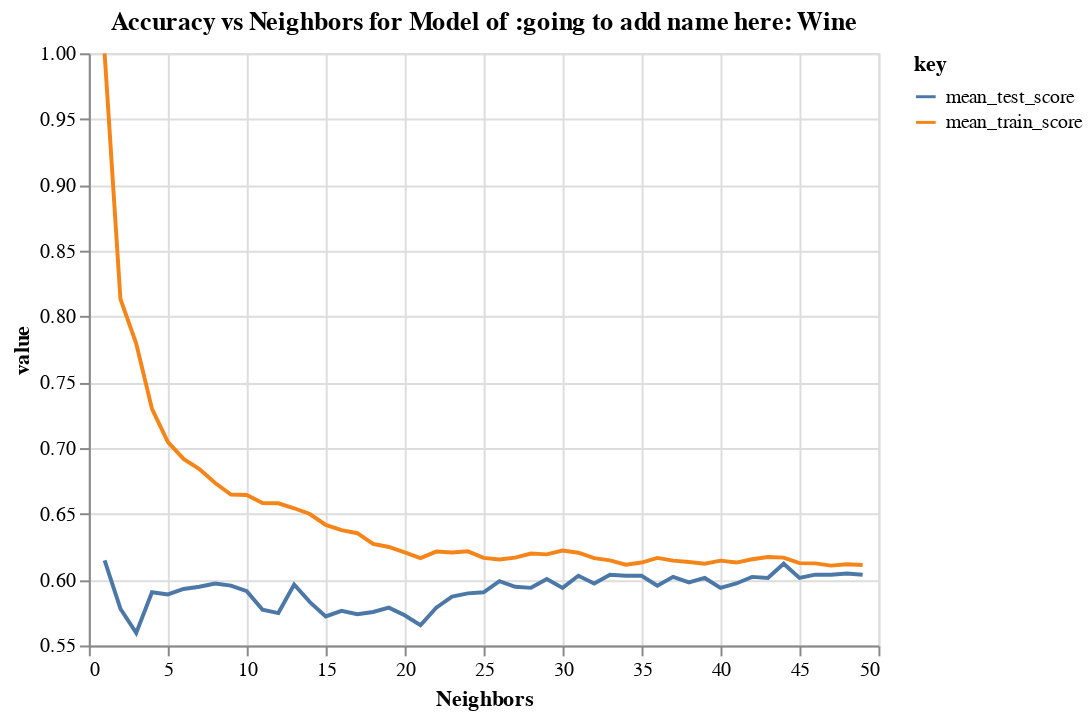

Here is the notebook cell this chart was saved with:
### Code cell
plots[0]

### Figure 1 — Vega-Lite specification as saved in the notebook (floating-point values rounded to 4 significant figures)
{"config": {"view": {"continuousWidth": 400, "continuousHeight": 300}}, "data": {"name": "data-2005ca583d073a59e899d3043889913a"}, "mark": "line", "encoding": {"color": {"field": "key", "type": "nominal"}, "x": {"field": "param_n_neighbors", "scale": {"zero": false}, "title": "Neighbors", "type": "quantitative"}, "y": {"field": "value", "scale": {"zero": false}, "type": "quantitative"}}, "title": "Accuracy vs Neighbors for Model of :going to add name here: Wine", "transform": [{"fold": ["mean_test_score", "mean_train_score"]}], "$schema": "https://vega.github.io/schema/vega-lite/v4.17.0.json", "datasets": {"data-2005ca583d073a59e899d3043889913a": [{"mean_fit_time": 0.003888, "std_fit_time": 0.001575, "mean_score_time": 0.03726, "std_score_time": 0.0158, "param_n_neighbors": 1, "params": {"n_neighbors": 1}, "split0_test_score": 0.6958, "split1_test_score": 0.6, "split2_test_score": 0.5917, "split3_test_score": 0.6625, "split4_test_score": 0.523, "mean_test_score": 0.6146, "std_test_score": 0.06003, "rank_test_score": 1, "split0_train_score": 1.0, "split1_train_score": 1.0, "split2_train_score": 1.0, "split3_train_score": 1.0, "split4_train_score": 1.0, "mean_train_score": 1.0, "std_train_score": 0.0}, {"mean_fit_time": 0.001897, "std_fit_time": 0.0001746, "mean_score_time": 0.0194, "std_score_time": 0.000747, "param_n_neighbors": 2, "params": {"n_neighbors": 2}, "split0_test_score": 0.5708, "split1_test_score": 0.5875, "split2_test_score": 0.5958, "split3_test_score": 0.6, "split4_test_score": 0.5356, "mean_test_score": 0.5779, "std_test_score": 0.02343, "rank_test_score": 40, "split0_train_score": 0.8008, "split1_train_score": 0.8113, "split2_train_score": 0.8144, "split3_train_score": 0.8144, "split4_train_score": 0.826, "mean_train_score": 0.8134, "std_train_score": 0.008053}, {"mean_fit_time": 0.003859, "std_fit_time": 0.001594, "mean_score_time": 0.04136, "std_score_time": 0.01838, "param_n_neighbors": 3, "params": {"n_neighbors": 3}, "split0_test_score": 0.5792, "split1_test_score": 0.5542, "split2_test_score": 0.575, "split3_test_score": 0.5583, "split4_test_score": 0.5314, "mean_test_score": 0.5596, "std_test_score": 0.01701, "rank_test_score": 49, "split0_train_score": 0.7664, "split1_train_score": 0.7789, "split2_train_score": 0.7831, "split3_train_score": 0.7696, "split4_train_score": 0.799, "mean_train_score": 0.7794, "std_train_score": 0.01151}, {"mean_fit_time": 0.001671, "std_fit_time": 1.786e-05, "mean_score_time": 0.01843, "std_score_time": 0.0002176, "param_n_neighbors": 4, "params": {"n_neighbors": 4}, "split0_test_score": 0.6292, "split1_test_score": 0.5958, "split2_test_score": 0.5667, "split3_test_score": 0.6042, "split4_test_score": 0.5565, "mean_test_score": 0.5905, "std_test_score": 0.02621, "rank_test_score": 32, "split0_train_score": 0.7174, "split1_train_score": 0.7341, "split2_train_score": 0.7237, "split3_train_score": 0.731, "split4_train_score": 0.7427, "mean_train_score": 0.7298, "std_train_score": 0.008688}, {"mean_fit_time": 0.002013, "std_fit_time": 0.0002861, "mean_score_time": 0.02024, "std_score_time": 0.001513, "param_n_neighbors": 5, "params": {"n_neighbors": 5}, "split0_test_score": 0.6333, "split1_test_score": 0.5917, "split2_test_score": 0.5875, "split3_test_score": 0.6083, "split4_test_score": 0.523, "mean_test_score": 0.5888, "std_test_score": 0.03661, "rank_test_score": 35, "split0_train_score": 0.683, "split1_train_score": 0.7164, "split2_train_score": 0.7007, "split3_train_score": 0.7112, "split4_train_score": 0.7125, "mean_train_score": 0.7048, "std_train_score": 0.01204}, {"mean_fit_time": 0.001699, "std_fit_time": 5.803e-05, "mean_score_time": 0.01887, "std_score_time": 0.0005622, "param_n_neighbors": 6, "params": {"n_neighbors": 6}, "split0_test_score": 0.65, "split1_test_score": 0.5875, "split2_test_score": 0.575, "split3_test_score": 0.6083, "split4_test_score": 0.5439, "mean_test_score": 0.593, "std_test_score": 0.03534, "rank_test_score": 30, "split0_train_score": 0.6757, "split1_train_score": 0.6955, "split2_train_score": 0.684, "split3_train_score": 0.7018, "split4_train_score": 0.7021, "mean_train_score": 0.6918, "std_train_score": 0.01038}, {"mean_fit_time": 0.001742, "std_fit_time": 0.0001831, "mean_score_time": 0.01934, "std_score_time": 0.0004112, "param_n_neighbors": 7, "params": {"n_neighbors": 7}, "split0_test_score": 0.65, "split1_test_score": 0.5625, "split2_test_score": 0.6, "split3_test_score": 0.6167, "split4_test_score": 0.5439, "mean_test_score": 0.5946, "std_test_score": 0.0379, "rank_test_score": 26, "split0_train_score": 0.6872, "split1_train_score": 0.6945, "split2_train_score": 0.6601, "split3_train_score": 0.683, "split4_train_score": 0.6958, "mean_train_score": 0.6841, "std_train_score": 0.01291}, {"mean_fit_time": 0.001724, "std_fit_time": 0.0001903, "mean_score_time": 0.01914, "std_score_time": 0.001274, "param_n_neighbors": 8, "params": {"n_neighbors": 8}, "split0_test_score": 0.6333, "split1_test_score": 0.5542, "split2_test_score": 0.625, "split3_test_score": 0.625, "split4_test_score": 0.5481, "mean_test_score": 0.5971, "std_test_score": 0.03772, "rank_test_score": 21, "split0_train_score": 0.6601, "split1_train_score": 0.6788, "split2_train_score": 0.6736, "split3_train_score": 0.6767, "split4_train_score": 0.6781, "mean_train_score": 0.6735, "std_train_score": 0.006942}, {"mean_fit_time": 0.001623, "std_fit_time": 2.631e-05, "mean_score_time": 0.01847, "std_score_time": 0.00019, "param_n_neighbors": 9, "params": {"n_neighbors": 9}, "split0_test_score": 0.625, "split1_test_score": 0.5375, "split2_test_score": 0.6208, "split3_test_score": 0.6208, "split4_test_score": 0.5732, "mean_test_score": 0.5955, "std_test_score": 0.03468, "rank_test_score": 23, "split0_train_score": 0.6507, "split1_train_score": 0.6757, "split2_train_score": 0.6559, "split3_train_score": 0.6632, "split4_train_score": 0.6781, "mean_train_score": 0.6647, "std_train_score": 0.01075}, {"mean_fit_time": 0.001651, "std_fit_time": 5.024e-05, "mean_score_time": 0.01865, "std_score_time": 0.0001347, "param_n_neighbors": 10, "params": {"n_neighbors": 10}, "split0_test_score": 0.6167, "split1_test_score": 0.5417, "split2_test_score": 0.6167, "split3_test_score": 0.6125, "split4_test_score": 0.569, "mean_test_score": 0.5913, "std_test_score": 0.03064, "rank_test_score": 31, "split0_train_score": 0.658, "split1_train_score": 0.6747, "split2_train_score": 0.6559, "split3_train_score": 0.658, "split4_train_score": 0.675, "mean_train_score": 0.6643, "std_train_score": 0.008631}, {"mean_fit_time": 0.001792, "std_fit_time": 0.0002045, "mean_score_time": 0.0199, "std_score_time": 0.001336, "param_n_neighbors": 11, "params": {"n_neighbors": 11}, "split0_test_score": 0.6083, "split1_test_score": 0.5333, "split2_test_score": 0.5833, "split3_test_score": 0.5958, "split4_test_score": 0.5649, "mean_test_score": 0.5771, "std_test_score": 0.02619, "rank_test_score": 41, "split0_train_score": 0.6569, "split1_train_score": 0.6757, "split2_train_score": 0.6423, "split3_train_score": 0.6465, "split4_train_score": 0.6698, "mean_train_score": 0.6583, "std_train_score": 0.01289}, {"mean_fit_time": 0.001777, "std_fit_time": 0.0001838, "mean_score_time": 0.01967, "std_score_time": 0.0003664, "param_n_neighbors": 12, "params": {"n_neighbors": 12}, "split0_test_score": 0.5792, "split1_test_score": 0.55, "split2_test_score": 0.5708, "split3_test_score": 0.6, "split4_test_score": 0.5732, "mean_test_score": 0.5746, "std_test_score": 0.01605, "rank_test_score": 44, "split0_train_score": 0.6601, "split1_train_score": 0.6694, "split2_train_score": 0.6371, "split3_train_score": 0.6486, "split4_train_score": 0.675, "mean_train_score": 0.658, "std_train_score": 0.01377}, {"mean_fit_time": 0.001728, "std_fit_time": 0.0001344, "mean_score_time": 0.01968, "std_score_time": 0.0009505, "param_n_neighbors": 13, "params": {"n_neighbors": 13}, "split0_test_score": 0.6, "split1_test_score": 0.575, "split2_test_score": 0.6, "split3_test_score": 0.6208, "split4_test_score": 0.5858, "mean_test_score": 0.5963, "std_test_score": 0.01545, "rank_test_score": 22, "split0_train_score": 0.6621, "split1_train_score": 0.6632, "split2_train_score": 0.6413, "split3_train_score": 0.6403, "split4_train_score": 0.6646, "mean_train_score": 0.6543, "std_train_score": 0.01107}, {"mean_fit_time": 0.003775, "std_fit_time": 0.001811, "mean_score_time": 0.0426, "std_score_time": 0.01922, "param_n_neighbors": 14, "params": {"n_neighbors": 14}, "split0_test_score": 0.5875, "split1_test_score": 0.575, "split2_test_score": 0.5833, "split3_test_score": 0.6, "split4_test_score": 0.569, "mean_test_score": 0.583, "std_test_score": 0.01066, "rank_test_score": 37, "split0_train_score": 0.6444, "split1_train_score": 0.6455, "split2_train_score": 0.6475, "split3_train_score": 0.6475, "split4_train_score": 0.6646, "mean_train_score": 0.6499, "std_train_score": 0.007434}, {"mean_fit_time": 0.00332, "std_fit_time": 0.001114, "mean_score_time": 0.02293, "std_score_time": 0.001983, "param_n_neighbors": 15, "params": {"n_neighbors": 15}, "split0_test_score": 0.5667, "split1_test_score": 0.5625, "split2_test_score": 0.5875, "split3_test_score": 0.5958, "split4_test_score": 0.5481, "mean_test_score": 0.5721, "std_test_score": 0.0173, "rank_test_score": 47, "split0_train_score": 0.633, "split1_train_score": 0.6496, "split2_train_score": 0.6455, "split3_train_score": 0.6236, "split4_train_score": 0.6562, "mean_train_score": 0.6416, "std_train_score": 0.01178}, {"mean_fit_time": 0.001643, "std_fit_time": 1.587e-05, "mean_score_time": 0.01908, "std_score_time": 9.949e-05, "param_n_neighbors": 16, "params": {"n_neighbors": 16}, "split0_test_score": 0.5625, "split1_test_score": 0.5583, "split2_test_score": 0.6042, "split3_test_score": 0.6167, "split4_test_score": 0.5397, "mean_test_score": 0.5763, "std_test_score": 0.02917, "rank_test_score": 42, "split0_train_score": 0.6298, "split1_train_score": 0.6455, "split2_train_score": 0.635, "split3_train_score": 0.6236, "split4_train_score": 0.6542, "mean_train_score": 0.6376, "std_train_score": 0.01096}, {"mean_fit_time": 0.003518, "std_fit_time": 0.001586, "mean_score_time": 0.0411, "std_score_time": 0.01816, "param_n_neighbors": 17, "params": {"n_neighbors": 17}, "split0_test_score": 0.5792, "split1_test_score": 0.5542, "split2_test_score": 0.6, "split3_test_score": 0.6125, "split4_test_score": 0.523, "mean_test_score": 0.5738, "std_test_score": 0.03218, "rank_test_score": 45, "split0_train_score": 0.6298, "split1_train_score": 0.6361, "split2_train_score": 0.6361, "split3_train_score": 0.6257, "split4_train_score": 0.649, "mean_train_score": 0.6353, "std_train_score": 0.007885}, {"mean_fit_time": 0.003228, "std_fit_time": 0.0007545, "mean_score_time": 0.03861, "std_score_time": 0.006288, "param_n_neighbors": 18, "params": {"n_neighbors": 18}, "split0_test_score": 0.5792, "split1_test_score": 0.55, "split2_test_score": 0.6083, "split3_test_score": 0.6, "split4_test_score": 0.5397, "mean_test_score": 0.5754, "std_test_score": 0.02691, "rank_test_score": 43, "split0_train_score": 0.6152, "split1_train_score": 0.633, "split2_train_score": 0.633, "split3_train_score": 0.6131, "split4_train_score": 0.6417, "mean_train_score": 0.6272, "std_train_score": 0.0111}, {"mean_fit_time": 0.001753, "std_fit_time": 0.0001755, "mean_score_time": 0.02016, "std_score_time": 0.001186, "param_n_neighbors": 19, "params": {"n_neighbors": 19}, "split0_test_score": 0.575, "split1_test_score": 0.5583, "split2_test_score": 0.5875, "split3_test_score": 0.6208, "split4_test_score": 0.5523, "mean_test_score": 0.5788, "std_test_score": 0.0244, "rank_test_score": 38, "split0_train_score": 0.6163, "split1_train_score": 0.6288, "split2_train_score": 0.6246, "split3_train_score": 0.6142, "split4_train_score": 0.6406, "mean_train_score": 0.6249, "std_train_score": 0.009506}, {"mean_fit_time": 0.001638, "std_fit_time": 4.194e-05, "mean_score_time": 0.01929, "std_score_time": 0.0002097, "param_n_neighbors": 20, "params": {"n_neighbors": 20}, "split0_test_score": 0.5958, "split1_test_score": 0.55, "split2_test_score": 0.5667, "split3_test_score": 0.6125, "split4_test_score": 0.5397, "mean_test_score": 0.5729, "std_test_score": 0.02741, "rank_test_score": 46, "split0_train_score": 0.6194, "split1_train_score": 0.6288, "split2_train_score": 0.6131, "split3_train_score": 0.61, "split4_train_score": 0.6323, "mean_train_score": 0.6207, "std_train_score": 0.008635}, {"mean_fit_time": 0.001882, "std_fit_time": 0.0002546, "mean_score_time": 0.02046, "std_score_time": 0.0005663, "param_n_neighbors": 21, "params": {"n_neighbors": 21}, "split0_test_score": 0.5917, "split1_test_score": 0.5542, "split2_test_score": 0.575, "split3_test_score": 0.5958, "split4_test_score": 0.5105, "mean_test_score": 0.5654, "std_test_score": 0.03115, "rank_test_score": 48, "split0_train_score": 0.609, "split1_train_score": 0.6215, "split2_train_score": 0.6152, "split3_train_score": 0.5996, "split4_train_score": 0.6365, "mean_train_score": 0.6163, "std_train_score": 0.01239}, {"mean_fit_time": 0.001669, "std_fit_time": 5.954e-05, "mean_score_time": 0.01925, "std_score_time": 0.0001489, "param_n_neighbors": 22, "params": {"n_neighbors": 22}, "split0_test_score": 0.5833, "split1_test_score": 0.5667, "split2_test_score": 0.6, "split3_test_score": 0.6167, "split4_test_score": 0.5272, "mean_test_score": 0.5788, "std_test_score": 0.03071, "rank_test_score": 39, "split0_train_score": 0.6152, "split1_train_score": 0.6298, "split2_train_score": 0.6184, "split3_train_score": 0.6027, "split4_train_score": 0.6406, "mean_train_score": 0.6213, "std_train_score": 0.01294}, {"mean_fit_time": 0.002017, "std_fit_time": 0.0003126, "mean_score_time": 0.02173, "std_score_time": 0.001937, "param_n_neighbors": 23, "params": {"n_neighbors": 23}, "split0_test_score": 0.6042, "split1_test_score": 0.5625, "split2_test_score": 0.6042, "split3_test_score": 0.6208, "split4_test_score": 0.5439, "mean_test_score": 0.5871, "std_test_score": 0.02894, "rank_test_score": 36, "split0_train_score": 0.6173, "split1_train_score": 0.6163, "split2_train_score": 0.6225, "split3_train_score": 0.6069, "split4_train_score": 0.6406, "mean_train_score": 0.6207, "std_train_score": 0.01116}, {"mean_fit_time": 0.001749, "std_fit_time": 9.284e-05, "mean_score_time": 0.02071, "std_score_time": 0.0009943, "param_n_neighbors": 24, "params": {"n_neighbors": 24}, "split0_test_score": 0.6, "split1_test_score": 0.5708, "split2_test_score": 0.6042, "split3_test_score": 0.625, "split4_test_score": 0.5481, "mean_test_score": 0.5896, "std_test_score": 0.02701, "rank_test_score": 34, "split0_train_score": 0.6215, "split1_train_score": 0.6277, "split2_train_score": 0.6194, "split3_train_score": 0.6027, "split4_train_score": 0.6365, "mean_train_score": 0.6216, "std_train_score": 0.01114}, {"mean_fit_time": 0.001738, "std_fit_time": 0.0001239, "mean_score_time": 0.0207, "std_score_time": 0.001161, "param_n_neighbors": 25, "params": {"n_neighbors": 25}, "split0_test_score": 0.6083, "split1_test_score": 0.5625, "split2_test_score": 0.6, "split3_test_score": 0.6292, "split4_test_score": 0.5523, "mean_test_score": 0.5905, "std_test_score": 0.0288, "rank_test_score": 33, "split0_train_score": 0.6152, "split1_train_score": 0.6184, "split2_train_score": 0.6142, "split3_train_score": 0.5985, "split4_train_score": 0.6365, "mean_train_score": 0.6166, "std_train_score": 0.01209}, {"mean_fit_time": 0.00193, "std_fit_time": 0.0003026, "mean_score_time": 0.02146, "std_score_time": 0.001219, "param_n_neighbors": 26, "params": {"n_neighbors": 26}, "split0_test_score": 0.6167, "split1_test_score": 0.55, "split2_test_score": 0.6083, "split3_test_score": 0.6333, "split4_test_score": 0.5858, "mean_test_score": 0.5988, "std_test_score": 0.02882, "rank_test_score": 17, "split0_train_score": 0.6163, "split1_train_score": 0.6215, "split2_train_score": 0.61, "split3_train_score": 0.5954, "split4_train_score": 0.6333, "mean_train_score": 0.6153, "std_train_score": 0.01255}, {"mean_fit_time": 0.002268, "std_fit_time": 0.0001242, "mean_score_time": 0.02287, "std_score_time": 0.0004637, "param_n_neighbors": 27, "params": {"n_neighbors": 27}, "split0_test_score": 0.6167, "split1_test_score": 0.55, "split2_test_score": 0.6083, "split3_test_score": 0.6292, "split4_test_score": 0.569, "mean_test_score": 0.5946, "std_test_score": 0.03004, "rank_test_score": 25, "split0_train_score": 0.61, "split1_train_score": 0.6215, "split2_train_score": 0.6184, "split3_train_score": 0.6006, "split4_train_score": 0.6333, "mean_train_score": 0.6168, "std_train_score": 0.011}, {"mean_fit_time": 0.001833, "std_fit_time": 0.0001156, "mean_score_time": 0.02126, "std_score_time": 0.001323, "param_n_neighbors": 28, "params": {"n_neighbors": 28}, "split0_test_score": 0.6167, "split1_test_score": 0.55, "split2_test_score": 0.6125, "split3_test_score": 0.6208, "split4_test_score": 0.569, "mean_test_score": 0.5938, "std_test_score": 0.02876, "rank_test_score": 28, "split0_train_score": 0.6215, "split1_train_score": 0.6277, "split2_train_score": 0.6152, "split3_train_score": 0.6038, "split4_train_score": 0.6312, "mean_train_score": 0.6199, "std_train_score": 0.00975}, {"mean_fit_time": 0.001875, "std_fit_time": 0.0002114, "mean_score_time": 0.0213, "std_score_time": 0.0005543, "param_n_neighbors": 29, "params": {"n_neighbors": 29}, "split0_test_score": 0.6292, "split1_test_score": 0.5625, "split2_test_score": 0.6125, "split3_test_score": 0.6458, "split4_test_score": 0.5523, "mean_test_score": 0.6005, "std_test_score": 0.03685, "rank_test_score": 16, "split0_train_score": 0.6173, "split1_train_score": 0.6194, "split2_train_score": 0.6194, "split3_train_score": 0.6058, "split4_train_score": 0.6344, "mean_train_score": 0.6193, "std_train_score": 0.009082}, {"mean_fit_time": 0.001662, "std_fit_time": 5.158e-05, "mean_score_time": 0.01994, "std_score_time": 0.000487, "param_n_neighbors": 30, "params": {"n_neighbors": 30}, "split0_test_score": 0.6125, "split1_test_score": 0.5625, "split2_test_score": 0.6083, "split3_test_score": 0.625, "split4_test_score": 0.5607, "mean_test_score": 0.5938, "std_test_score": 0.02688, "rank_test_score": 29, "split0_train_score": 0.6236, "split1_train_score": 0.6194, "split2_train_score": 0.6257, "split3_train_score": 0.6017, "split4_train_score": 0.6406, "mean_train_score": 0.6222, "std_train_score": 0.01251}, {"mean_fit_time": 0.001718, "std_fit_time": 5.298e-05, "mean_score_time": 0.02014, "std_score_time": 0.0003645, "param_n_neighbors": 31, "params": {"n_neighbors": 31}, "split0_test_score": 0.6167, "split1_test_score": 0.5625, "split2_test_score": 0.625, "split3_test_score": 0.6417, "split4_test_score": 0.569, "mean_test_score": 0.603, "std_test_score": 0.03149, "rank_test_score": 8, "split0_train_score": 0.6194, "split1_train_score": 0.6215, "split2_train_score": 0.6257, "split3_train_score": 0.6027, "split4_train_score": 0.6333, "mean_train_score": 0.6205, "std_train_score": 0.0101}, {"mean_fit_time": 0.001619, "std_fit_time": 3.785e-05, "mean_score_time": 0.01996, "std_score_time": 0.0003418, "param_n_neighbors": 32, "params": {"n_neighbors": 32}, "split0_test_score": 0.6042, "split1_test_score": 0.5625, "split2_test_score": 0.6208, "split3_test_score": 0.625, "split4_test_score": 0.5732, "mean_test_score": 0.5971, "std_test_score": 0.02514, "rank_test_score": 19, "split0_train_score": 0.6121, "split1_train_score": 0.6173, "split2_train_score": 0.6184, "split3_train_score": 0.6058, "split4_train_score": 0.6281, "mean_train_score": 0.6163, "std_train_score": 0.007378}, {"mean_fit_time": 0.002015, "std_fit_time": 0.0003167, "mean_score_time": 0.02263, "std_score_time": 0.003083, "param_n_neighbors": 33, "params": {"n_neighbors": 33}, "split0_test_score": 0.6167, "split1_test_score": 0.5708, "split2_test_score": 0.6292, "split3_test_score": 0.6375, "split4_test_score": 0.5649, "mean_test_score": 0.6038, "std_test_score": 0.03016, "rank_test_score": 7, "split0_train_score": 0.6069, "split1_train_score": 0.6152, "split2_train_score": 0.6173, "split3_train_score": 0.6027, "split4_train_score": 0.6312, "mean_train_score": 0.6147, "std_train_score": 0.009857}, {"mean_fit_time": 0.00188, "std_fit_time": 0.0002343, "mean_score_time": 0.02092, "std_score_time": 0.0008669, "param_n_neighbors": 34, "params": {"n_neighbors": 34}, "split0_test_score": 0.6167, "split1_test_score": 0.5667, "split2_test_score": 0.6292, "split3_test_score": 0.6333, "split4_test_score": 0.569, "mean_test_score": 0.603, "std_test_score": 0.02921, "rank_test_score": 8, "split0_train_score": 0.6038, "split1_train_score": 0.6236, "split2_train_score": 0.609, "split3_train_score": 0.5965, "split4_train_score": 0.624, "mean_train_score": 0.6113, "std_train_score": 0.01089}, {"mean_fit_time": 0.001837, "std_fit_time": 0.0001844, "mean_score_time": 0.02205, "std_score_time": 0.002423, "param_n_neighbors": 35, "params": {"n_neighbors": 35}, "split0_test_score": 0.6167, "split1_test_score": 0.5708, "split2_test_score": 0.6167, "split3_test_score": 0.65, "split4_test_score": 0.5607, "mean_test_score": 0.603, "std_test_score": 0.03289, "rank_test_score": 10, "split0_train_score": 0.609, "split1_train_score": 0.6277, "split2_train_score": 0.6017, "split3_train_score": 0.5996, "split4_train_score": 0.6271, "mean_train_score": 0.613, "std_train_score": 0.01217}, {"mean_fit_time": 0.003099, "std_fit_time": 0.00286, "mean_score_time": 0.02016, "std_score_time": 0.0002456, "param_n_neighbors": 36, "params": {"n_neighbors": 36}, "split0_test_score": 0.6083, "split1_test_score": 0.5583, "split2_test_score": 0.6208, "split3_test_score": 0.6375, "split4_test_score": 0.5523, "mean_test_score": 0.5955, "std_test_score": 0.03411, "rank_test_score": 24, "split0_train_score": 0.6111, "split1_train_score": 0.6257, "split2_train_score": 0.6111, "split3_train_score": 0.6038, "split4_train_score": 0.6312, "mean_train_score": 0.6166, "std_train_score": 0.01023}, {"mean_fit_time": 0.001722, "std_fit_time": 0.0001111, "mean_score_time": 0.02077, "std_score_time": 0.0007789, "param_n_neighbors": 37, "params": {"n_neighbors": 37}, "split0_test_score": 0.6208, "split1_test_score": 0.5542, "split2_test_score": 0.6167, "split3_test_score": 0.65, "split4_test_score": 0.569, "mean_test_score": 0.6021, "std_test_score": 0.03535, "rank_test_score": 11, "split0_train_score": 0.6079, "split1_train_score": 0.6257, "split2_train_score": 0.6111, "split3_train_score": 0.5996, "split4_train_score": 0.6281, "mean_train_score": 0.6145, "std_train_score": 0.01084}, {"mean_fit_time": 0.001686, "std_fit_time": 0.0001532, "mean_score_time": 0.02063, "std_score_time": 0.001029, "param_n_neighbors": 38, "params": {"n_neighbors": 38}, "split0_test_score": 0.6167, "split1_test_score": 0.5625, "split2_test_score": 0.6208, "split3_test_score": 0.6167, "split4_test_score": 0.5732, "mean_test_score": 0.598, "std_test_score": 0.02487, "rank_test_score": 18, "split0_train_score": 0.609, "split1_train_score": 0.6267, "split2_train_score": 0.6069, "split3_train_score": 0.5965, "split4_train_score": 0.6281, "mean_train_score": 0.6134, "std_train_score": 0.01219}, {"mean_fit_time": 0.001801, "std_fit_time": 0.0002413, "mean_score_time": 0.02087, "std_score_time": 0.001347, "param_n_neighbors": 39, "params": {"n_neighbors": 39}, "split0_test_score": 0.6125, "split1_test_score": 0.5667, "split2_test_score": 0.6208, "split3_test_score": 0.6333, "split4_test_score": 0.5732, "mean_test_score": 0.6013, "std_test_score": 0.02654, "rank_test_score": 14, "split0_train_score": 0.609, "split1_train_score": 0.6236, "split2_train_score": 0.6006, "split3_train_score": 0.6006, "split4_train_score": 0.6271, "mean_train_score": 0.6122, "std_train_score": 0.01122}, {"mean_fit_time": 0.001648, "std_fit_time": 3.535e-05, "mean_score_time": 0.02026, "std_score_time": 0.0002622, "param_n_neighbors": 40, "params": {"n_neighbors": 40}, "split0_test_score": 0.6083, "split1_test_score": 0.5667, "split2_test_score": 0.6167, "split3_test_score": 0.6042, "split4_test_score": 0.5732, "mean_test_score": 0.5938, "std_test_score": 0.02001, "rank_test_score": 27, "split0_train_score": 0.6079, "split1_train_score": 0.6236, "split2_train_score": 0.6069, "split3_train_score": 0.609, "split4_train_score": 0.625, "mean_train_score": 0.6145, "std_train_score": 0.008054}, {"mean_fit_time": 0.001656, "std_fit_time": 5.927e-05, "mean_score_time": 0.02043, "std_score_time": 0.0001336, "param_n_neighbors": 41, "params": {"n_neighbors": 41}, "split0_test_score": 0.6083, "split1_test_score": 0.575, "split2_test_score": 0.6208, "split3_test_score": 0.6167, "split4_test_score": 0.5649, "mean_test_score": 0.5971, "std_test_score": 0.02281, "rank_test_score": 20, "split0_train_score": 0.6121, "split1_train_score": 0.6173, "split2_train_score": 0.6038, "split3_train_score": 0.6038, "split4_train_score": 0.6281, "mean_train_score": 0.613, "std_train_score": 0.009156}, {"mean_fit_time": 0.001673, "std_fit_time": 8.512e-05, "mean_score_time": 0.02073, "std_score_time": 0.0005555, "param_n_neighbors": 42, "params": {"n_neighbors": 42}, "split0_test_score": 0.6208, "split1_test_score": 0.5917, "split2_test_score": 0.625, "split3_test_score": 0.6125, "split4_test_score": 0.5607, "mean_test_score": 0.6021, "std_test_score": 0.0237, "rank_test_score": 12, "split0_train_score": 0.6142, "split1_train_score": 0.6173, "split2_train_score": 0.6069, "split3_train_score": 0.6111, "split4_train_score": 0.6281, "mean_train_score": 0.6155, "std_train_score": 0.00719}, {"mean_fit_time": 0.002156, "std_fit_time": 0.0002494, "mean_score_time": 0.02352, "std_score_time": 0.001723, "param_n_neighbors": 43, "params": {"n_neighbors": 43}, "split0_test_score": 0.6125, "split1_test_score": 0.5792, "split2_test_score": 0.625, "split3_test_score": 0.6167, "split4_test_score": 0.5732, "mean_test_score": 0.6013, "std_test_score": 0.02098, "rank_test_score": 14, "split0_train_score": 0.6121, "split1_train_score": 0.6236, "split2_train_score": 0.6069, "split3_train_score": 0.6111, "split4_train_score": 0.6323, "mean_train_score": 0.6172, "std_train_score": 0.009366}, {"mean_fit_time": 0.001709, "std_fit_time": 0.000113, "mean_score_time": 0.02146, "std_score_time": 0.0008954, "param_n_neighbors": 44, "params": {"n_neighbors": 44}, "split0_test_score": 0.6125, "split1_test_score": 0.5958, "split2_test_score": 0.6292, "split3_test_score": 0.6333, "split4_test_score": 0.59, "mean_test_score": 0.6122, "std_test_score": 0.0173, "rank_test_score": 2, "split0_train_score": 0.6152, "split1_train_score": 0.6246, "split2_train_score": 0.6079, "split3_train_score": 0.61, "split4_train_score": 0.626, "mean_train_score": 0.6168, "std_train_score": 0.007399}, {"mean_fit_time": 0.001781, "std_fit_time": 0.0002146, "mean_score_time": 0.02124, "std_score_time": 0.001015, "param_n_neighbors": 45, "params": {"n_neighbors": 45}, "split0_test_score": 0.6, "split1_test_score": 0.5833, "split2_test_score": 0.6208, "split3_test_score": 0.625, "split4_test_score": 0.5774, "mean_test_score": 0.6013, "std_test_score": 0.01918, "rank_test_score": 13, "split0_train_score": 0.6079, "split1_train_score": 0.6184, "split2_train_score": 0.6048, "split3_train_score": 0.6069, "split4_train_score": 0.625, "mean_train_score": 0.6126, "std_train_score": 0.007776}, {"mean_fit_time": 0.00166, "std_fit_time": 3.812e-05, "mean_score_time": 0.02077, "std_score_time": 0.0001542, "param_n_neighbors": 46, "params": {"n_neighbors": 46}, "split0_test_score": 0.6125, "split1_test_score": 0.5875, "split2_test_score": 0.6208, "split3_test_score": 0.6125, "split4_test_score": 0.5858, "mean_test_score": 0.6038, "std_test_score": 0.01437, "rank_test_score": 5, "split0_train_score": 0.6111, "split1_train_score": 0.6194, "split2_train_score": 0.6069, "split3_train_score": 0.6069, "split4_train_score": 0.6177, "mean_train_score": 0.6124, "std_train_score": 0.005288}, {"mean_fit_time": 0.002406, "std_fit_time": 0.001503, "mean_score_time": 0.03001, "std_score_time": 0.01708, "param_n_neighbors": 47, "params": {"n_neighbors": 47}, "split0_test_score": 0.6167, "split1_test_score": 0.5708, "split2_test_score": 0.6292, "split3_test_score": 0.6292, "split4_test_score": 0.5732, "mean_test_score": 0.6038, "std_test_score": 0.02636, "rank_test_score": 6, "split0_train_score": 0.6017, "split1_train_score": 0.6152, "split2_train_score": 0.6079, "split3_train_score": 0.6038, "split4_train_score": 0.625, "mean_train_score": 0.6107, "std_train_score": 0.008514}, {"mean_fit_time": 0.004154, "std_fit_time": 0.001069, "mean_score_time": 0.0537, "std_score_time": 0.0166, "param_n_neighbors": 48, "params": {"n_neighbors": 48}, "split0_test_score": 0.6167, "split1_test_score": 0.575, "split2_test_score": 0.6208, "split3_test_score": 0.6292, "split4_test_score": 0.5816, "mean_test_score": 0.6047, "std_test_score": 0.02199, "rank_test_score": 3, "split0_train_score": 0.6058, "split1_train_score": 0.6131, "split2_train_score": 0.6121, "split3_train_score": 0.6048, "split4_train_score": 0.6229, "mean_train_score": 0.6118, "std_train_score": 0.006481}, {"mean_fit_time": 0.001723, "std_fit_time": 8.785e-05, "mean_score_time": 0.021, "std_score_time": 0.0002363, "param_n_neighbors": 49, "params": {"n_neighbors": 49}, "split0_test_score": 0.6167, "split1_test_score": 0.575, "split2_test_score": 0.6125, "split3_test_score": 0.625, "split4_test_score": 0.59, "mean_test_score": 0.6038, "std_test_score": 0.0185, "rank_test_score": 4, "split0_train_score": 0.6038, "split1_train_score": 0.6131, "split2_train_score": 0.6079, "split3_train_score": 0.609, "split4_train_score": 0.6219, "mean_train_score": 0.6111, "std_train_score": 0.006146}]}}
